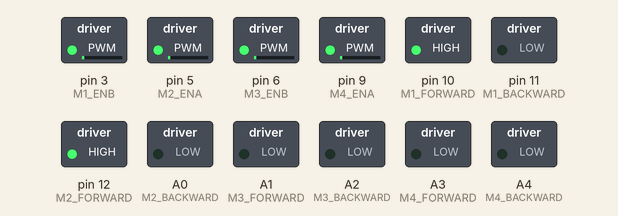
Recording of a sketch running on a simulated Arduino Uno, built with avr-gcc and run on an emulated ATmega328P. Shown: switched loads named in the sketch (green lamp = pin HIGH).

Above: at 0.1 s.
At 7.1 s:
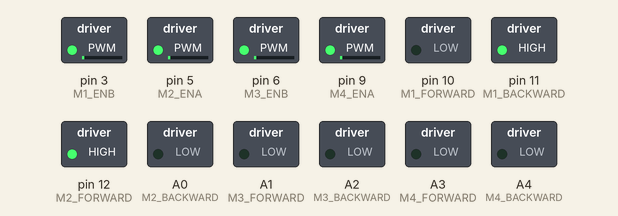
At 9.6 s:
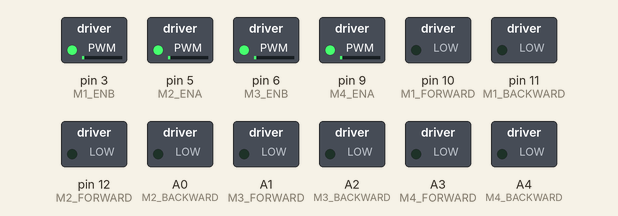
Timing chart, 0 to 11.1 s (numbered marks = the images above):
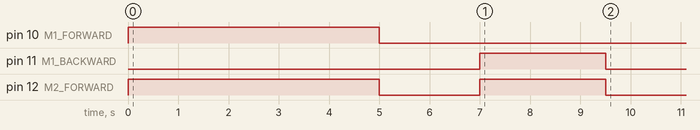

The sketch:

motor_ping_test_002.ino
```cpp
#include <NewPing.h>

//PIN CONFIGURATION FOR ULTRASONIC SENSOR
#define X_TRIGGER_PIN  2
#define X_ECHO_PIN     4

#define Y_TRIGGER_PIN  7
#define Y_ECHO_PIN     8

#define XD_TRIGGER_PIN  13
#define XD_ECHO_PIN     0

#define YD_TRIGGER_PIN  1
#define YD_ECHO_PIN     A5

//MOTOR DRIVER PIN CONFIGURATION
#define M1_FORWARD 10
#define M1_BACKWARD 11

#define M2_FORWARD 12
#define M2_BACKWARD A0

#define M3_FORWARD A1
#define M3_BACKWARD A2

#define M4_FORWARD A3
#define M4_BACKWARD A4

#define M1_ENB 3
#define M2_ENA 5

#define M3_ENB 6
#define M4_ENA 9

void setup() {
  Serial.begin(115200);
  //MOTOR DRIVER PIN CONFIGURATION
  pinMode(M1_FORWARD, OUTPUT);
  pinMode(M1_BACKWARD, OUTPUT);

  pinMode(M2_FORWARD, OUTPUT);
  pinMode(M2_BACKWARD, OUTPUT);

  pinMode(M3_FORWARD, OUTPUT);
  pinMode(M3_BACKWARD, OUTPUT);

  pinMode(M4_FORWARD, OUTPUT);
  pinMode(M4_BACKWARD, OUTPUT);

  pinMode(M1_ENB, OUTPUT);
  pinMode(M2_ENA, OUTPUT);

  pinMode(M3_ENB, OUTPUT);
  pinMode(M4_ENA, OUTPUT);


//SPEED CONTROL
analogWrite(M1_ENB,HIGH);
analogWrite(M2_ENA,HIGH);
analogWrite(M3_ENB,HIGH);
analogWrite(M4_ENA,HIGH);
/////////////////////////

  //MOTOR DRIVER INITIAL CONDITION
  digitalWrite(M1_FORWARD,HIGH);
  digitalWrite(M1_BACKWARD,LOW);

  digitalWrite(M2_FORWARD,HIGH);
  digitalWrite(M2_BACKWARD,LOW);

  digitalWrite(M3_FORWARD,LOW);
  digitalWrite(M3_BACKWARD,LOW);

  digitalWrite(M4_FORWARD,LOW);
  digitalWrite(M4_BACKWARD,LOW);

  delay(5000);
  digitalWrite(M1_FORWARD,LOW);
  digitalWrite(M1_BACKWARD,LOW);

  digitalWrite(M2_FORWARD,LOW);
  digitalWrite(M2_BACKWARD,LOW);

  digitalWrite(M3_FORWARD,LOW);
  digitalWrite(M3_BACKWARD,LOW);

  digitalWrite(M4_FORWARD,LOW);
  digitalWrite(M4_BACKWARD,LOW);

  delay(2000);
  //MOTOR DRIVER INITIAL CONDITION
  digitalWrite(M1_FORWARD,LOW);
  digitalWrite(M1_BACKWARD,HIGH);

  digitalWrite(M2_FORWARD,HIGH);
  digitalWrite(M2_BACKWARD,LOW);

  digitalWrite(M3_FORWARD,LOW);
  digitalWrite(M3_BACKWARD,LOW);

  digitalWrite(M4_FORWARD,LOW);
  digitalWrite(M4_BACKWARD,LOW);

delay(2500);
//MOTOR DRIVER INITIAL CONDITION
  digitalWrite(M1_FORWARD,LOW);
  digitalWrite(M1_BACKWARD,LOW);

  digitalWrite(M2_FORWARD,LOW);
  digitalWrite(M2_BACKWARD,LOW);

  digitalWrite(M3_FORWARD,LOW);
  digitalWrite(M3_BACKWARD,LOW);

  digitalWrite(M4_FORWARD,LOW);
  digitalWrite(M4_BACKWARD,LOW);
}

void loop() {
}
```
